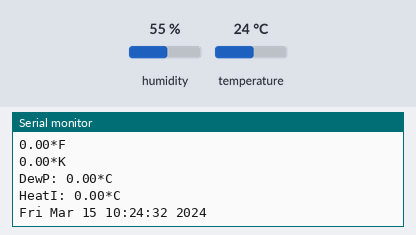
The sketch below on a simulated Particle Photon. Shown: the last lines printed to the serial monitor. Inputs (shaded band) come from the test bench; at power-on: humidity 55 %, temperature 24 °C. The local clock reads 2024-03-15 10:24:30 at power-on unless the sketch sets it.

Above: at 3.2 s.
3.3 s: humidity set to 22 %
At 5.6 s:
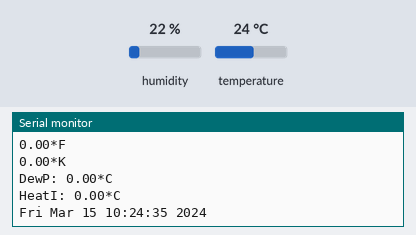
7.1 s: humidity set to 40 %
At 8.7 s:
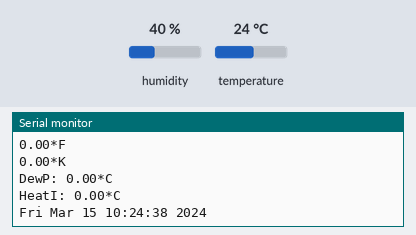
Timing chart, 0 to 10.2 s (numbered marks = the images above; inputs shaded):
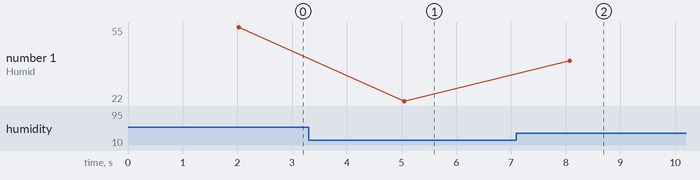

The sketch:

sdqdht.ino
```cpp
// This #include statement was automatically added by the Particle IDE.
#include <Adafruit_DHT_Particle.h>


// Example testing sketch for various DHT humidity/temperature sensors
// Written by ladyada, public domain

#define DHTPIN D2     // what pin we're connected to

// Uncomment whatever type you're using!
#define DHTTYPE DHT11		// DHT 11
//#define DHTTYPE DHT22		// DHT 22 (AM2302)
//#define DHTTYPE DHT21		// DHT 21 (AM2301)

// Connect pin 1 (on the left) of the sensor to +5V
// Connect pin 2 of the sensor to whatever your DHTPIN is
// Connect pin 4 (on the right) of the sensor to GROUND
// Connect a 10K resistor from pin 2 (data) to pin 1 (power) of the sensor

DHT dht(DHTPIN, DHTTYPE);

void setup() {
	Serial.begin(9600);
	Serial.println("DHT11 test!");
	dht.begin();
	delay(2000);
}

void loop() {
// Wait a few seconds between measurements.
//	delay(2000);

// Reading temperature or humidity takes about 250 milliseconds!
// Sensor readings may also be up to 2 seconds 'old' (its a
// very slow sensor)
	float h = dht.getHumidity();
// Read temperature as Celsius
	float t = dht.getTempCelcius();
// Read temperature as Farenheit
	float f = dht.getTempFarenheit();

// Check if any reads failed and exit early (to try again).
	if (isnan(h) || isnan(t) || isnan(f)) {
		Serial.println("Failed to read from DHT sensor!");
		return;
	}

// Compute heat index
// Must send in temp in Fahrenheit!
	float hi = dht.getHeatIndex();
	float dp = dht.getDewPoint();
	float k = dht.getTempKelvin();

	Serial.print("Humid: ");
	Serial.print(h);
	Serial.println("%");
	Serial.print("Temp: ");
	Serial.print(t);
	Serial.println("*C ");
	Serial.print(f);
	Serial.println("*F ");
	Serial.print(k);
	Serial.println("*K");
	Serial.print("DewP: ");
	Serial.print(dp);
	Serial.println("*C");
	Serial.print("HeatI: ");
	Serial.print(hi);
	Serial.println("*C");
	Serial.println(Time.timeStr());


	delay(3000);            //read sensor every XXXX milliseconds

}
```

Measured:
- after the input at 3.3 s, the serial monitor: prints a new line after 1.7 s (image 1)
- after the input at 7.1 s, the serial monitor: prints a new line after 0.97 s (image 2)
- plotted number 1: 55 → 22 after the input at 3.3 s, 22 → 40 after the input at 7.1 s
